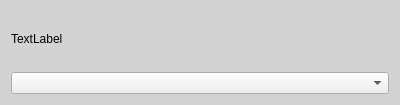
<?xml version="1.0" encoding="UTF-8"?>
<ui version="4.0">
 <class>Form</class>
 <widget class="QWidget" name="Form">
  <property name="geometry">
   <rect>
    <x>0</x>
    <y>0</y>
    <width>400</width>
    <height>105</height>
   </rect>
  </property>
  <property name="windowTitle">
   <string>Form</string>
  </property>
  <property name="styleSheet">
   <string notr="true">background-color: lightgray;</string>
  </property>
  <layout class="QGridLayout" name="gridLayout">
   <item row="0" column="0">
    <layout class="QVBoxLayout" name="main_lt">
     <item>
      <widget class="QLabel" name="lockin_lb">
       <property name="text">
        <string>TextLabel</string>
       </property>
      </widget>
     </item>
     <item>
      <widget class="QComboBox" name="lockin_cb">
       <property name="styleSheet">
        <string notr="true">background-color: Pale gray;</string>
       </property>
      </widget>
     </item>
    </layout>
   </item>
  </layout>
 </widget>
 <resources/>
 <connections/>
</ui>
